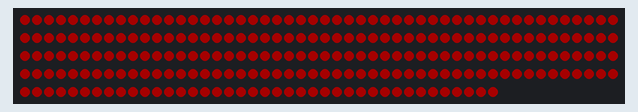
Recording of a sketch running on a simulated Arduino Uno, built with avr-gcc and run on an emulated ATmega328P. Shown: 240 RGB LEDs in strip order, left to right, continuing on the next row. Dim RGB values are drawn brighter than linear; random numbers use the default seed unless the sketch sets one.

Above: at 1.24 s.
At 3.05 s:
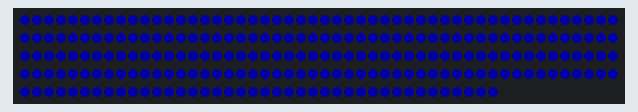
At 7.55 s:
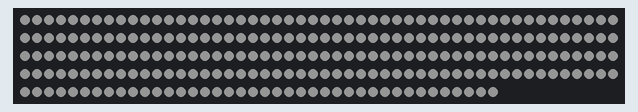
At 13.41 s:
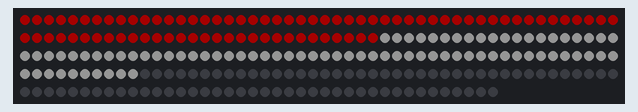
At 19.93 s:
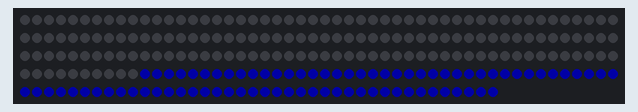
At 26.1 s:
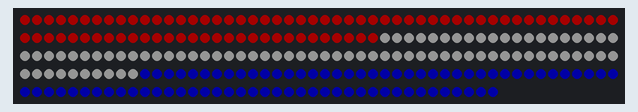

The sketch:

CD77_Flagpole_Project.ino
```cpp
// Flagpole Project Code with Chase Animation by Chemdoc77

// Look at the READ_ME.h tab for an explanation of this sketch.


#define FASTLED_ALLOW_INTERRUPTS 0 //use for  WEMOS D1 Mini Pro
#include <FastLED.h>

#define LED_PIN 6  // change to D6 for WEMOS D1 Mini Pro
#define CHIPSET NEOPIXEL
#define NUM_LEDS 240

#define BRIGHTNESS 40

// RGBSet Arrays
CRGB rawleds[NUM_LEDS];
CRGBSet leds(rawleds, NUM_LEDS);
CRGBSet leds1(leds(0,79));
CRGBSet leds2(leds(80,159));
CRGBSet leds3(leds(160,239));

struct CRGB * ledarray[] ={leds1, leds2, leds3};
CRGB colorarray[]=  {CRGB::Red,CRGB::Grey, CRGB::Blue};


uint16_t xca=0;  // needed so one can use xca outside of a for state
uint16_t numberinarray = 33; //needed so one can use numberinarray outside of a for state
#define ARRAY_SIZE(A) (sizeof(A) / sizeof((A)[0]))

//Time Performance code

uint32_t gTimeCodeBase = 0;
uint32_t gTimeCode = 0;
uint32_t gLastTimeCodeDoneAt = 0;
uint32_t gLastTimeCodeDoneFrom = 0;
//===========================================
#include "Array_Functions.h"
#include "Chase.h"
#include "Time_performance.h"

void setup() {

delay(1000); // sanity delay
FastLED.addLeds<CHIPSET, LED_PIN>(leds, NUM_LEDS);
FastLED.setBrightness( BRIGHTNESS );
FastLED.setMaxPowerInVoltsAndMilliamps(5,3000);
 set_max_power_indicator_LED(13);
  fill_solid(leds, NUM_LEDS, CRGB::Black);
  FastLED.show();
//Time Performance code
   RestartPerformance();
}

//============================================
void loop() {
//Time Performance code
  gTimeCode = millis() - gTimeCodeBase;
  Performance();

}
```

Array_Functions.h
```cpp
#ifndef Array_Functions.h
#define Array_Functions.h


//================ New Functions for RGBSet Arrays =====================

void cd77_arrayfill_RWB_all_one_color_no_rep(uint16_t wait){


   for ( xca=0; xca<3; xca++){
  fill_solid( leds, NUM_LEDS, colorarray[xca]);
   FastLED.delay(wait);
   fill_solid( leds, NUM_LEDS, CRGB::Black);
   FastLED.delay(wait);
    }

}

void cd77_arrayfill_RWB_all(uint16_t wait, uint16_t numberinarray){

   for ( xca=0; xca<3; xca++){
  fill_solid(ledarray[xca], numberinarray, colorarray[xca]);
   FastLED.delay(wait);
   }
   fill_solid( leds, NUM_LEDS, CRGB::Black);
   FastLED.delay(wait);


}

void cd77_arrayfill_RWB_each_alone(uint16_t wait, uint16_t numberinarray){

  for ( xca=0; xca<3; xca++){
  fill_solid(ledarray[xca], numberinarray, colorarray[xca]);
   FastLED.delay(wait);

   fill_solid( ledarray[xca], numberinarray, CRGB::Black);
   FastLED.delay(wait/2);//FastLED.show();
    }

}


void cd77_arrayfill_RWB_all_each_array_together_no_rep(uint16_t wait, uint16_t numberinarray){

   for ( xca=0; xca<3; xca++){
  fill_solid( ledarray[xca],  numberinarray, colorarray[xca]);
   }
   FastLED.delay(wait);
   //fill_solid( leds, NUM_LEDS, CRGB::Black);
    // FastLED.delay(wait);

}

void cd77_arrayfill_RWB_all_each_array_together_no_delay(uint16_t numberinarray){

   for ( xca=0; xca<3; xca++){
  fill_solid( ledarray[xca],  numberinarray, colorarray[xca]);
   }
   FastLED.show();
}


#endif
```

Chase.h
```cpp
#ifndef Chase.h
#define Chase.h

/* The chase code functions are inspired and partially based on code by Zaphod Beeblewurdle in:

https://plus.google.com/107029944060954069417/posts/6r7QakiLLvm

and inspired and partially based on code by Jason Coon’s Color Pulse in:

https://plus.google.com/+JasonCoon1/posts/gpN7pEqRQUe

*/

int leds_done = 0;
uint16_t x=0;
uint16_t wait = 800;
uint16_t i=0;
uint8_t dotnumber=3;
uint8_t colorIndex =0;

CRGB colorarry2[]=  {CRGB::Red,CRGB::Grey, CRGB::Blue}; // color array for the chase functions

CRGB Array_color2= colorarry2[0];
uint8_t Array_Size2 = ARRAY_SIZE(colorarry2);


CRGB Color2=CRGB::Red;


//========================Functions=========================


// symetrical single color chase sequence:

void CD77_chase_one_color_symet(CRGB color_one, uint16_t wait1, uint8_t dots ) {
//color_one is color of pixels, wait is the time period between the chase segment, dots are the number of pixels in a chase segment.
//shift pixels
for(int i =  NUM_LEDS - 1; i >0; i--) {
leds[i] = leds[i-1];
}

//reset
EVERY_N_MILLIS_I( Dot_time, 500) {

Dot_time.setPeriod( wait1 );
 leds_done = 0;

}

if(leds_done <dots) {
leds[0] = color_one;
leds_done = leds_done + 1;
 } else {
leds[0] = CRGB::Black;

  }
 }


// symetrical mult color chase sequence:

void CD77_chase_array_color_symet(uint16_t wait1,uint16_t wait_Array , uint8_t dots ) {
// wait1 is the time period between the chase segment, wait_Array is the time period between new colors used in the colorarray, dots are the number of pixels in a chase segment.

//shift pixels

EVERY_N_MILLIS_I( Array_time, 500){
  Array_time.setPeriod( wait_Array );
  i++;
  if (i > Array_Size2-1) {i = 0;}
  Array_color2 = colorarry2[i];
  }

for(int i =  NUM_LEDS - 1; i >0; i--) {
leds[i] = leds[i-1];
}

//reset
EVERY_N_MILLIS_I( Dot_time, 500) {
 Dot_time.setPeriod( wait1 );
 leds_done = 0;
}

if(leds_done <dots) {
leds[0] = Array_color2;
leds_done = leds_done + 1;
 } else {
leds[0] = CRGB::Black;

  }

 }


// one color unsymetrical chase sequence:

void CD77_chase_one_color_unsymet(CRGB color_one, uint16_t wait1, uint16_t wait2,uint8_t dots ) { // one color unsymetrical chase sequence
//shift pixels
for(int i = NUM_LEDS - 1; i >0; i--) {
leds[i] = leds[i-1];
}

//reset
EVERY_N_MILLIS_I( Dot_time, 500) {
Dot_time.setPeriod( random16(wait1,wait2) );
leds_done = 0;
}

if(leds_done <dots) {
leds[0] = color_one;
leds_done = leds_done + 1;
 } else {
leds[0] = CRGB::Black;
  }
 }


//multi color unsymetrical chase sequence:

void CD77_chase_array_color_unsymet(uint16_t wait1, uint16_t wait2,uint16_t wait_Array, uint8_t dots ) {//multi color unsymetrical chase sequence

EVERY_N_MILLIS_I( Array_time, 500){
  Array_time.setPeriod( wait_Array );
  i++;
  if (i > Array_Size2-1) {i = 0;}
  Array_color2 = colorarry2[i];
  }

//shift pixels
for(int i = NUM_LEDS - 1; i >0; i--) {
leds[i] = leds[i-1];
}

//reset
EVERY_N_MILLIS_I( Dot_time, 200) {
 Dot_time.setPeriod( random16(wait1,wait2) );
 leds_done = 0;

}

if(leds_done <dots) {
leds[0] = Array_color2; //colorarry[i];
leds_done = leds_done + 1;
} else {
leds[0] = CRGB::Black;
  }
 }


#endif
```

Time_performance.h
```cpp
#ifndef Time_performance.h
#define Time_performance.h

/*

 Based on the Time Performance sketch by Mark Kriegsman of FastLED at:
 https://gist.github.com/kriegsman/a916be18d32ec675fea8

*/


#define TC(HOURS,MINUTES,SECONDS) \
  ((uint32_t)(((uint32_t)((HOURS)*(uint32_t)(3600000))) + \
  ((uint32_t)((MINUTES)*(uint32_t)(60000))) + \
  ((uint32_t)((SECONDS)*(uint32_t)(1000)))))


#define AT(HOURS,MINUTES,SECONDS) if( atTC(TC(HOURS,MINUTES,SECONDS)) )
#define FROM(HOURS,MINUTES,SECONDS) if( fromTC(TC(HOURS,MINUTES,SECONDS)) )

static bool atTC( uint32_t tc)
{
  bool maybe = false;
  if( gTimeCode >= tc) {
    if( gLastTimeCodeDoneAt < tc) {
      maybe = true;
      gLastTimeCodeDoneAt = tc;
    }
  }
  return maybe;
}

static bool fromTC( uint32_t tc)
{
  bool maybe = false;
  if( gTimeCode >= tc) {
    if( gLastTimeCodeDoneFrom <= tc) {
      maybe = true;
      gLastTimeCodeDoneFrom = tc;
    }
  }
  return maybe;
}

void RestartPerformance()
{
  gLastTimeCodeDoneAt = 0;
  gLastTimeCodeDoneFrom = 0;
  gTimeCodeBase = millis();
}


void Performance()
{
 FROM(0,0,00.000)     {cd77_arrayfill_RWB_all_one_color_no_rep(450);} // lights up the whole strip with one color at a time and repeats z times.
 FROM(0,0,05.000)     {cd77_arrayfill_RWB_all(450, 80); }//lights up each segment and keeps it on until the end of the animation.
 FROM(0,0,12.000)     {cd77_arrayfill_RWB_each_alone(450, 80); }// lights up each segment and keeps it on until the end of the animation.
 FROM(0,0,18.000)     {cd77_arrayfill_RWB_all_each_array_together_no_rep(450, 80);fill_solid(leds, NUM_LEDS, CRGB::Black); FastLED.delay(450);} // flashing of all color segments
 FROM(0,0,24.000)     {cd77_arrayfill_RWB_all_each_array_together_no_delay(80);}  //all color segments are on
 FROM(0,0,27.000)     {fill_solid(leds, NUM_LEDS, CRGB::Black); FastLED.delay(50);}
 FROM(0,0,27.500)     {CD77_chase_array_color_symet(400,400,4); FastLED.delay(50);} //chase pattern of red black white black blue black
 FROM(0,0,42.000)     {CD77_chase_array_color_symet(400,400,8); FastLED.delay(50);} //chase pattern red white blue
 FROM(0,0,57.000)     {fill_solid(leds, NUM_LEDS, CRGB::Black);FastLED.delay(50); }
 AT(0,0,57.500)       {RestartPerformance(); }
}
#endif
```

Measured:
- what the display in image 0 shows lasts 0.5 s, from 1.0 s to 1.5 s
- what the display in image 5 shows lasts 2.0 s, from 26.0 s to 28.0 s
